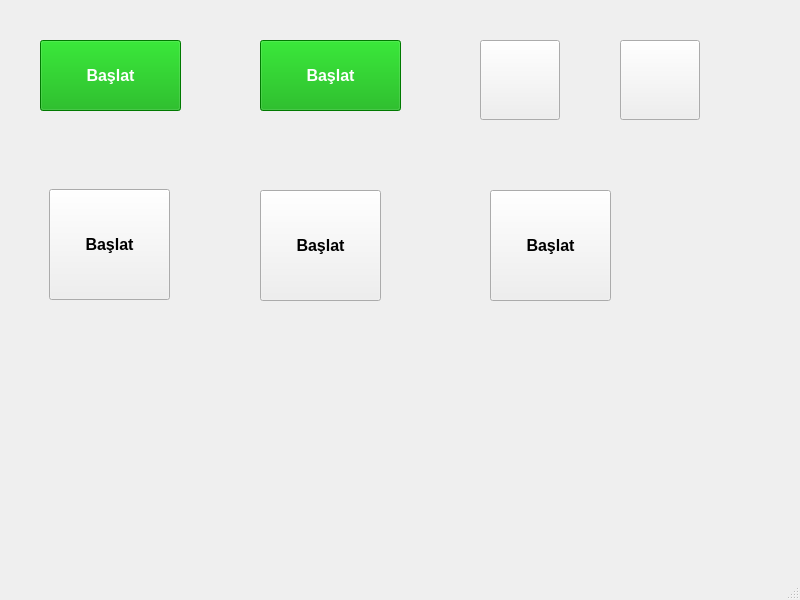
<?xml version="1.0" encoding="UTF-8"?>
<ui version="4.0">
 <class>MainWindow</class>
 <widget class="QMainWindow" name="MainWindow">
  <property name="geometry">
   <rect>
    <x>0</x>
    <y>0</y>
    <width>800</width>
    <height>600</height>
   </rect>
  </property>
  <property name="windowTitle">
   <string>QPushButton</string>
  </property>
  <property name="windowIcon">
   <iconset resource="icons/turnoff.qrc">
    <normaloff>:/icons/turnoff.ico</normaloff>:/icons/turnoff.ico</iconset>
  </property>
  <widget class="QWidget" name="centralwidget">
   <widget class="QPushButton" name="pushButton_setText">
    <property name="geometry">
     <rect>
      <x>40</x>
      <y>40</y>
      <width>141</width>
      <height>71</height>
     </rect>
    </property>
    <property name="font">
     <font>
      <pointsize>12</pointsize>
      <weight>75</weight>
      <bold>true</bold>
     </font>
    </property>
    <property name="styleSheet">
     <string notr="true">background-color: rgb(0, 170, 0);
color: rgb(255, 255, 255);</string>
    </property>
    <property name="text">
     <string>Başlat</string>
    </property>
   </widget>
   <widget class="QPushButton" name="pushButton_icon_text">
    <property name="geometry">
     <rect>
      <x>260</x>
      <y>40</y>
      <width>141</width>
      <height>71</height>
     </rect>
    </property>
    <property name="font">
     <font>
      <pointsize>12</pointsize>
      <weight>75</weight>
      <bold>true</bold>
     </font>
    </property>
    <property name="styleSheet">
     <string notr="true">background-color: rgb(0, 170, 0);
color: rgb(255, 255, 255);</string>
    </property>
    <property name="text">
     <string>Başlat</string>
    </property>
    <property name="icon">
     <iconset resource="icons/keyboard.qrc">
      <normaloff>:/icons/keyboard.ico</normaloff>:/icons/keyboard.ico</iconset>
    </property>
    <property name="iconSize">
     <size>
      <width>50</width>
      <height>50</height>
     </size>
    </property>
   </widget>
   <widget class="QPushButton" name="pushButton_icon">
    <property name="geometry">
     <rect>
      <x>480</x>
      <y>40</y>
      <width>80</width>
      <height>80</height>
     </rect>
    </property>
    <property name="font">
     <font>
      <pointsize>12</pointsize>
      <weight>75</weight>
      <bold>true</bold>
     </font>
    </property>
    <property name="styleSheet">
     <string notr="true"/>
    </property>
    <property name="text">
     <string/>
    </property>
    <property name="icon">
     <iconset resource="icons/keyboard.qrc">
      <normaloff>:/icons/keyboard.ico</normaloff>:/icons/keyboard.ico</iconset>
    </property>
    <property name="iconSize">
     <size>
      <width>50</width>
      <height>50</height>
     </size>
    </property>
   </widget>
   <widget class="QPushButton" name="pushButton_icon_2">
    <property name="geometry">
     <rect>
      <x>620</x>
      <y>40</y>
      <width>80</width>
      <height>80</height>
     </rect>
    </property>
    <property name="font">
     <font>
      <pointsize>12</pointsize>
      <weight>75</weight>
      <bold>true</bold>
     </font>
    </property>
    <property name="styleSheet">
     <string notr="true"/>
    </property>
    <property name="text">
     <string/>
    </property>
    <property name="iconSize">
     <size>
      <width>50</width>
      <height>50</height>
     </size>
    </property>
   </widget>
   <widget class="QPushButton" name="pushButton_icon_3">
    <property name="geometry">
     <rect>
      <x>49</x>
      <y>189</y>
      <width>121</width>
      <height>111</height>
     </rect>
    </property>
    <property name="font">
     <font>
      <pointsize>12</pointsize>
      <weight>75</weight>
      <bold>true</bold>
     </font>
    </property>
    <property name="styleSheet">
     <string notr="true"/>
    </property>
    <property name="text">
     <string>Başlat</string>
    </property>
    <property name="iconSize">
     <size>
      <width>50</width>
      <height>50</height>
     </size>
    </property>
    <property name="checkable">
     <bool>false</bool>
    </property>
   </widget>
   <widget class="QPushButton" name="pushButton_icon_4">
    <property name="geometry">
     <rect>
      <x>490</x>
      <y>190</y>
      <width>121</width>
      <height>111</height>
     </rect>
    </property>
    <property name="font">
     <font>
      <pointsize>12</pointsize>
      <weight>75</weight>
      <bold>true</bold>
     </font>
    </property>
    <property name="styleSheet">
     <string notr="true"/>
    </property>
    <property name="text">
     <string>Başlat</string>
    </property>
    <property name="iconSize">
     <size>
      <width>50</width>
      <height>50</height>
     </size>
    </property>
    <property name="checkable">
     <bool>false</bool>
    </property>
   </widget>
   <widget class="QPushButton" name="pushButton_icon_5">
    <property name="geometry">
     <rect>
      <x>260</x>
      <y>190</y>
      <width>121</width>
      <height>111</height>
     </rect>
    </property>
    <property name="font">
     <font>
      <pointsize>12</pointsize>
      <weight>75</weight>
      <bold>true</bold>
     </font>
    </property>
    <property name="styleSheet">
     <string notr="true"/>
    </property>
    <property name="text">
     <string>Başlat</string>
    </property>
    <property name="iconSize">
     <size>
      <width>50</width>
      <height>50</height>
     </size>
    </property>
    <property name="checkable">
     <bool>false</bool>
    </property>
   </widget>
  </widget>
  <widget class="QMenuBar" name="menubar">
   <property name="geometry">
    <rect>
     <x>0</x>
     <y>0</y>
     <width>800</width>
     <height>26</height>
    </rect>
   </property>
  </widget>
  <widget class="QStatusBar" name="statusbar"/>
 </widget>
 <resources>
  <include location="icons/keyboard.qrc"/>
  <include location="icons/turnoff.qrc"/>
  <include location="icons/stop.qrc"/>
  <include location="icons/start.qrc"/>
 </resources>
 <connections/>
</ui>
